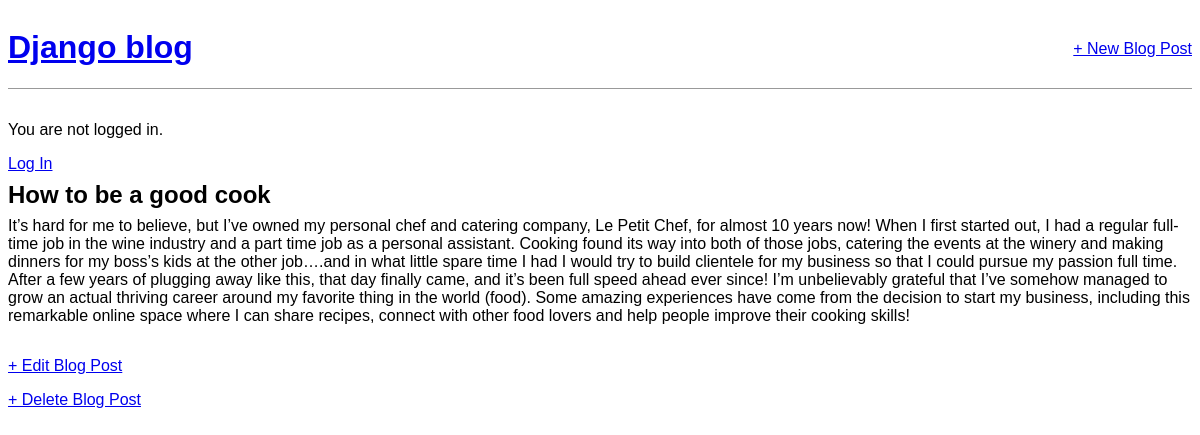
The app's page /post/2/ with its own data.
### blog/models.py (models this page shows, shortened)
class Post(models.Model):
    title = models.CharField(max_length=255)
    author = models.ForeignKey('auth.User', on_delete=models.CASCADE)
    body = models.TextField()

### blog/views.py (the view)
# urls.py: path('post/<int:pk>/', BlogDetailView.as_view(), name="post_detail"),
class BlogDetailView(DetailView):
    model = Post
    template_name = 'post_detail.html'

### templates/post_detail.html
{% extends 'base.html' %} {% block content %}
<div class="post-entry">
    <h2>{{ post.title }}</h2>
    <p>{{ post.body }}</p>
</div>
<p><a href="{% url 'post_edit' post.pk %}">+ Edit Blog Post</a></p>
<p><a href="{% url 'post_delete' post.pk %}">+ Delete Blog Post</a></p>{% endblock content %}

### static/css/base.css (style rules this page uses)
body { font-family: "Source Sans Pro", sans-serif; }
.post-entry { margin-bottom: 2rem; }
.post-entry h2 { margin: 0.5rem 0; }
.post-entry p { margin: 0; font-weight: 400; }

### records on screen
Post: title "How to be a good cook", body "It’s hard for me to believe, but I’ve owned my personal chef and catering company, Le Petit Chef, for almost 10 years now! When I first started out, I had a regular full-time job in the wine industry and a part time job as a personal assistant. Cooking found its way into both of those jobs, catering the events at the winery and making dinners for my boss’s kids at the other job….and in what little spare time I had I would try to build clientele for my business so that I could pursue my passion full time. After a few years of plugging away like this, that day finally came, and it’s been full speed ahead ever since! I’m unbelievably grateful that I’ve somehow managed to grow an actual…"
